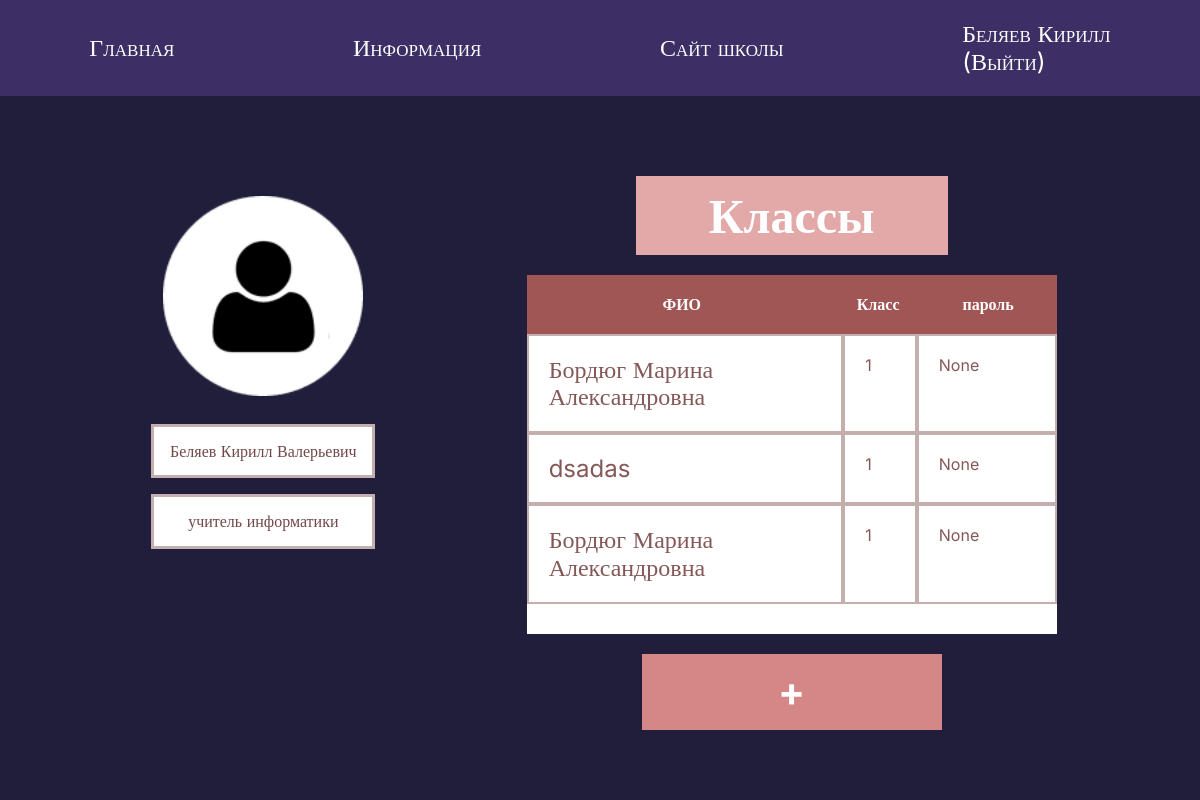
Page /classes (signed in) on the earlier database version.
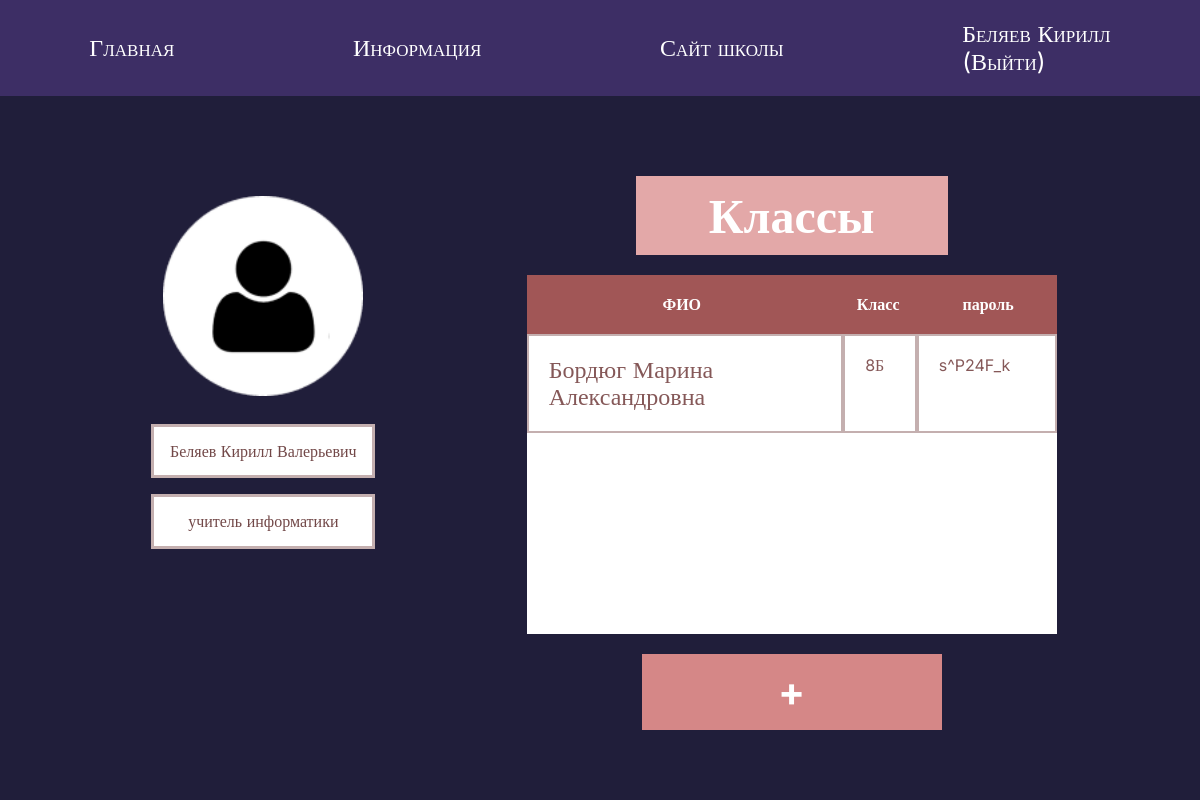
Same page on the later database version.
### tables this page shows
CREATE TABLE "students" (
	"student_id"	INTEGER NOT NULL,
	"name"	TEXT NOT NULL,
	"login"	TEXT,
	"password"	TEXT NOT NULL,
	"avatar"	BLOB,
	"birth_date"	DATE,
	"created_at"	DATETIME NOT NULL DEFAULT CURRENT_TIMESTAMP,
	"class"	TEXT NOT NULL,
	"teacher_id"	INTEGER NOT NULL,
	PRIMARY KEY("student_id" AUTOINCREMENT),
	FOREIGN KEY("teacher_id") REFERENCES "teachers"("teacher_id") ON DELETE CASCADE ON UPDATE CASCADE
);

### main.py (the view)
@app.route("/classes")
def classes():
    if "teacher_id" not in session:
        return redirect("index")
    students = db.get_students_by_teacher_id(session["teacher_id"])
    return render_template("classes.html", students=students, title="Teacher profile")

### database.py (called while the page is built)
    def get_students_by_teacher_id(self, teacher_id):
        sql = """SELECT * FROM students WHERE teacher_id = ?"""
        self.cursor.execute(sql, (teacher_id,))
        return self.cursor.fetchall()

### templates/classes.html (shortened to what this page needs)
{% extends 'base.html' %}
{% block content %}
    <section class="profile-page">
        <div class="container teacher-profile">
            <div class="profile">
                <img src={{url_for('static', filename='img/avatar 1.png')}} alt="avatar 1" class="avatar-1">
                <div>
                    <p class="login-p">{{session["login"]}}<p>
                </div>
                <div>
                    <p class="login-p">{{session["post"]}}<p>
                </div>
            </div>
            <div class="st-table">
                <p class="tittle-kl"><strong>Классы</strong></p>
                <table class="students">
                    <thead>
                        <tr>
                            <th>ФИО</th>
                            <th>Класс</th>
                            <th>пароль</th>
                        </tr>
                    </thead>
                    <tbody class="students-list">
                        {% for student in students %}
                        <tr>
                            <td><a class="student-link" href="/profile/{{student[0]}}">{{student[1]}}</a></td>
                            <td>{{student[7]}}</td>
                            <td>{{student[3]}}</td>
                        </tr>
                        {% endfor %}
                    </tbody>
                </table>
                <a href={{url_for("add_student")}} class="button-plus"><strong>+</strong></a>
            </div>
        </div>
    </section>
{% endblock %}

### templates/base.html (shortened to what this page needs)
<!DOCTYPE html>
<html lang="en">
<head>
    <link rel="stylesheet" href={{url_for('static', filename='css/normalize.css')}}>
    <link rel="stylesheet" href={{url_for('static', filename='css/styles.css')}}>
</head>
<body>
<header>
    <a href={{url_for('index')}} class="link-a">Главная</a>
    <a href={{url_for('info')}} class="link-a">Информация</a>
    <a href="https://thl-syktyvkar.gosuslugi.ru/" class="link-a" target="_blank">Сайт школы</a>
    {% if "teacher_id" in session %}
        <a href={{url_for("logout")}} class="link-a">{{(session["login"])[ :session["login"].rfind(" ")]}}<br>(Выйти)</a>
    {% elif "student_id" in session %}
        <a href={{url_for("logout")}} class="link-a">{{(session["login"])[ :session["login"].rfind(" ")]}}<br>(Выйти)</a>
    {% else %}
        <a class="link-a">Вход не выполнен</a>
    {% endif %}
</header>
{% block content %}
{% endblock %}
</body>
</html>

### static/css/styles.css (style rules this page uses)
* { margin: 0; padding: 0; box-sizing: border-box; font-family: Inter; }
header { width: 100%; display: flex; justify-content: space-around; align-items: center; background-color: #3D2E65; height: 12vh; }
.link-a { font-variant: small-caps; }
.container { max-width: 1200px; margin: 0 auto; }
.profile-page { min-height: 88vh; width: 100%; background-color: #201E3A; padding-top: 80px; }
a { text-decoration: none; color: white; font-family: Inter; font-size: 24px; }
.st-table { text-align: center; }
.tittle-kl { text-align: center; width: 312px; padding: 12px 32px; color: #FFFFFF; font-size: 48px; background-color: #E3A8A8; display: inline-block; margin-bottom: 20px; }
.students { background-color: #FFFFFF; width: 530px; }
thead { display: flex; }
.students-list { display: flex; flex-direction: column; width: 100%; overflow-y: scroll; height: 300px; justify-content: stretch; }
tr { width: 100%; display: flex; align-items: stretch; }
.students td { width: 15%; }
.student th:first-child, td:first-child { width: 60%; }
.student th:last-child, td:last-child { width: 25%; }
th:first-child, td:first-child { width: 70%; }
th:last-child, td:last-child { width: 30%; }
.teacher-profile { display: flex; justify-content: space-evenly; }
.button-plus { width: 300px; background-color: #D58787; border: 3px solid #D58787; color: white; padding: 12px 32px; text-align: center; text-decoration: none; display: inline-block; margin-top: 20px; font-size: 40px; cursor: pointer; transition: all ease 0.3s; }
.avatar-1 { padding: 20px; }
.profile { text-align: center; float: left; display: flex; flex-direction: column; width: 20%; justify-content: flex-start; }
table { border-collapse: collapse; }
th, td { border: 2px solid #8558587a; padding: 20px 20px; text-align: left; color: #855858; }
.student-link { color: #855858; }
th { background-color: #A15656; color: #FFFFFF; border: none; text-align: center; }
.login-p { background-color: #fff; margin: 8px; padding: 15px 15px; border: 3px solid #8558587a; color: #724848; }

Differences in the rows shown:
removed students: name "Бордюг Марина Александровна", teacher "1", student "None"
removed students: name "dsadas", teacher "1", student "None"
removed students: name "Бордюг Марина Александровна", teacher "1", student "None"
added students: name "Бордюг Марина Александровна", class "8Б", password "s^P24F_k"
